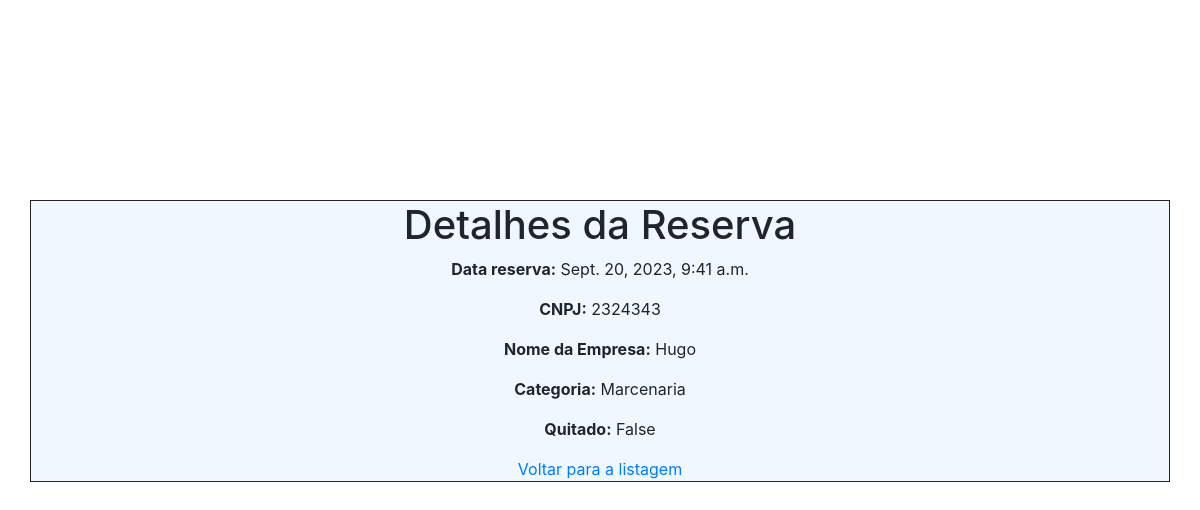
The page /detalhes/2/ on the database its author committed.
### core/models.py (models this page shows)
class Reserva(models.Model):
    cnpj = models.CharField(max_length=100)
    nome_empresa= models.CharField(max_length=100)
    categoria_empresa = models.CharField(max_length=100)
    quitado = models.BooleanField()
    stand = models.ForeignKey(Stand, on_delete=models.CASCADE)
    data_reserva = models.DateTimeField(auto_now_add=True)  # Define automaticamente a data no momento da reserva
    class Meta:
        ordering = ['data_reserva']  # Ordena as reservas por ordem crescente de data

### core/views.py (the view)
# urls.py: path('detalhes/<int:reserva_id>/', detalhes_reserva, name='detalhes_reserva'),
def detalhes_reserva(request, reserva_id):
    reserva = Reserva.objects.get(id=reserva_id)
    return render(request, 'core/detalhes_reserva.html', {'reserva': reserva})

### core/templates/core/detalhes_reserva.html (shortened to what this page needs)
<!DOCTYPE html>
<html lang="en">
<head>
  <link rel="stylesheet" href="https://cdn.jsdelivr.net/npm/bootstrap@4.0.0/dist/css/bootstrap.min.css"
>
</head>
<body>
  <div class="container"
    style="display: flex; flex-direction:column; align-items:center; margin-top: 200px; border: solid 0.5px; background-color:aliceblue;">
    <h1>Detalhes da Reserva</h1>
    <p><strong>Data reserva:</strong> {{ reserva.data_reserva }}</p>
    <p><strong>CNPJ:</strong> {{ reserva.cnpj }}</p>
    <p><strong>Nome da Empresa:</strong> {{ reserva.nome_empresa }}</p>
    <p><strong>Categoria:</strong> {{ reserva.categoria_empresa }}</p>
    <p><strong>Quitado:</strong> {{ reserva.quitado }}</p>
    <a href="{% url 'listagem' %}">Voltar para a listagem</a>
  </div>
</body>
</html>

### rows shown on the page
Reserva: data_reserva "Sept. 20, 2023, 9:41 a.m.", cnpj "2324343", nome_empresa "Hugo", categoria_empresa "Marcenaria", quitado "False"
